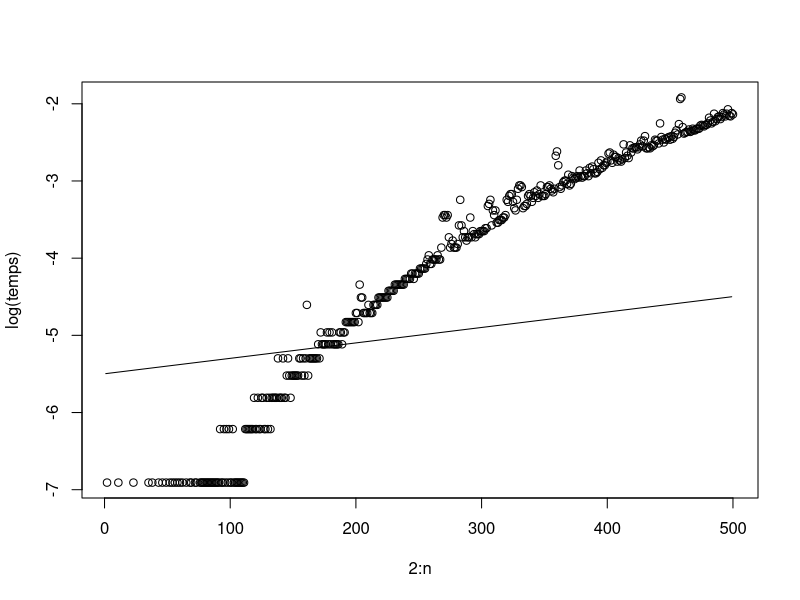

This chart was generated by the following R code:
rm(list = ls(all = TRUE))
temps<-c()
n<-500

#calculer l'inverse de la matrice m
for(i in 2:n){
  
  M=runif(i^2)
  N<-matrix(data = M, nrow = i, ncol=i)
  
  tic<-proc.time()
  res<-solve(N)        #start the clock
  tac<-proc.time()-tic #stop the clock
  
  temps<-c(temps,as.numeric(tac[3]))
}
{
  plot (2:n,log(temps))   # montrer sur un petit espace une large gamme de valeur 
  lines(2:n/500-5.5)
}

